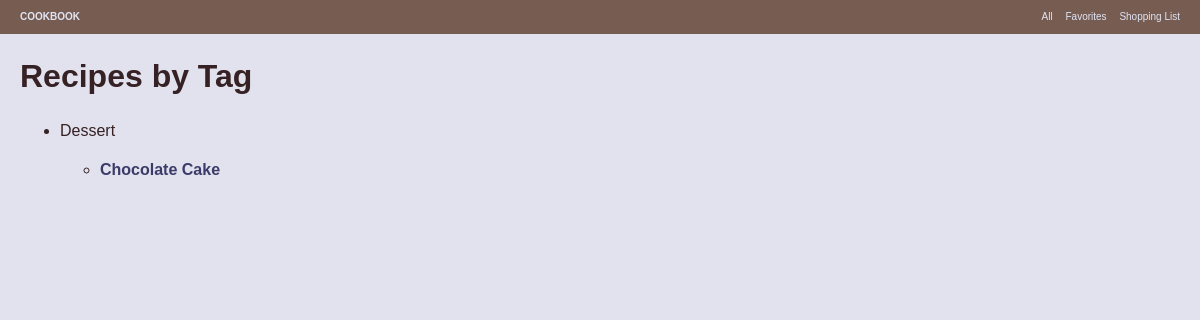
Before: /recipes-by-tag/ with the older database file.
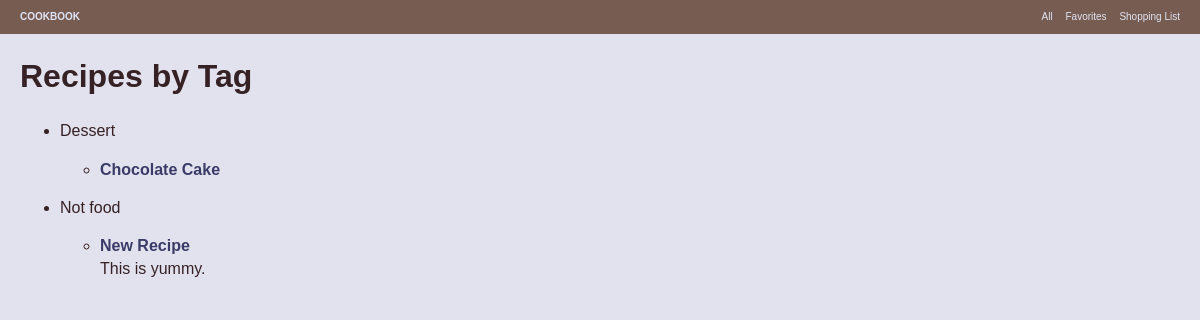
After: the same page with the newer database file.
### cookbook/models.py (models this page shows, shortened)
class RecipeTag(models.Model):
    name = models.CharField(max_length=50)

class Recipe(models.Model):
    title = models.CharField(max_length=200)
    description = models.TextField(null=True, blank=True)
    slug = models.SlugField()
    favorite_by = models.ManyToManyField(User, blank=True)
    recipe_tags = models.ManyToManyField(RecipeTag, blank=True)

### cookbook/views.py (the view)
# urls.py: url(r'^recipes-by-tag/$', 'cookbook.views.index_by_tag'),
def index_by_tag(request):
    all_tags = RecipeTag.objects.all()
    user = request.user
    return render_to_response('recipes/index_by_tag.html', {'all_tags': all_tags, 'user': user})

### templates/recipes/index_by_tag.html (shortened to what this page needs)
{% extends "base.html" %}
{% block main_content %}
<h1>Recipes by Tag</h1>
<ul>
{% for t in all_tags %}
  <li>{{ t.name }}
    <ul>
    {% for r in t.recipe_set.all %}
      <li><strong><a href="/recipes/{{ r.slug }}/" title="{{ r.title }}">{{ r.title }}</a></strong>
      <br>
      {{ r.description }}</li>
    {% endfor %}
    </ul>
  </li>
{% endfor %}
</ul>
{% endblock %}

Changed rows visible on the page:
added RecipeTag: name "Not food"
added Recipe: title "New Recipe", description "This is yummy.", shown under "Not food"
